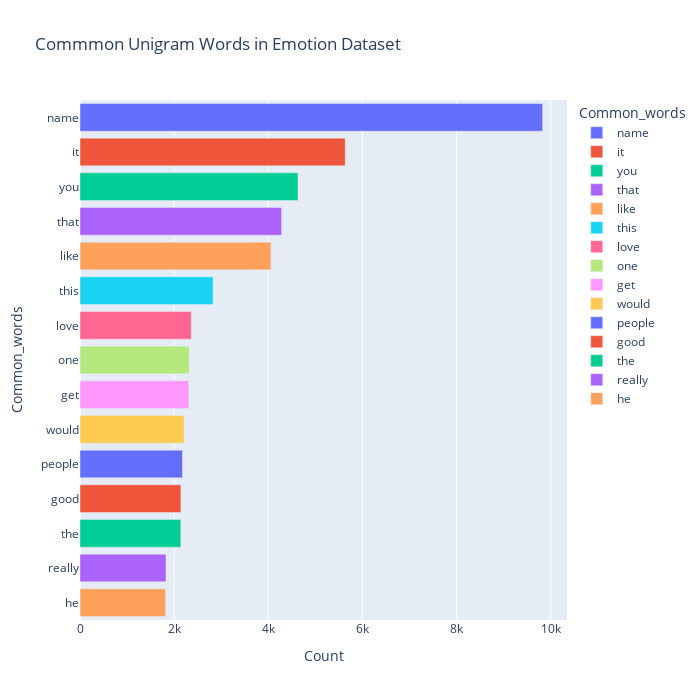

Notebook code for this chart:
### Code cell
unigram_common = top_text(df.text,15,1)
unigram_common = dict(most_common_uni)
unigram_common_df = pd.DataFrame(columns = ["Common_words" , 'Count'])
unigram_common_df["Common_words"] = list(most_common_uni.keys())
unigram_common_df["Count"] = list(most_common_uni.values())
fig = px.bar(temp, x="Count", y="Common_words", title='Commmon Unigram Words in Emotion Dataset', orientation='h', 
             width=700, height=700,color='Common_words')
fig.show()

### Figure 1 — Plotly figure (JSON) as saved in the notebook; plotly's stock layout.template omitted (floating-point values rounded to 4 significant figures)
{"data": [{"alignmentgroup": "True", "hovertemplate": "Common_words=%{y}<br>Count=%{x}<extra></extra>", "legendgroup": "name", "marker": {"color": "#636efa", "pattern": {"shape": ""}}, "name": "name", "offsetgroup": "name", "orientation": "h", "showlegend": true, "textposition": "auto", "type": "bar", "x": [9828], "xaxis": "x", "y": ["name"], "yaxis": "y"}, {"alignmentgroup": "True", "hovertemplate": "Common_words=%{y}<br>Count=%{x}<extra></extra>", "legendgroup": "it", "marker": {"color": "#EF553B", "pattern": {"shape": ""}}, "name": "it", "offsetgroup": "it", "orientation": "h", "showlegend": true, "textposition": "auto", "type": "bar", "x": [5634], "xaxis": "x", "y": ["it"], "yaxis": "y"}, {"alignmentgroup": "True", "hovertemplate": "Common_words=%{y}<br>Count=%{x}<extra></extra>", "legendgroup": "you", "marker": {"color": "#00cc96", "pattern": {"shape": ""}}, "name": "you", "offsetgroup": "you", "orientation": "h", "showlegend": true, "textposition": "auto", "type": "bar", "x": [4631], "xaxis": "x", "y": ["you"], "yaxis": "y"}, {"alignmentgroup": "True", "hovertemplate": "Common_words=%{y}<br>Count=%{x}<extra></extra>", "legendgroup": "that", "marker": {"color": "#ab63fa", "pattern": {"shape": ""}}, "name": "that", "offsetgroup": "that", "orientation": "h", "showlegend": true, "textposition": "auto", "type": "bar", "x": [4283], "xaxis": "x", "y": ["that"], "yaxis": "y"}, {"alignmentgroup": "True", "hovertemplate": "Common_words=%{y}<br>Count=%{x}<extra></extra>", "legendgroup": "like", "marker": {"color": "#FFA15A", "pattern": {"shape": ""}}, "name": "like", "offsetgroup": "like", "orientation": "h", "showlegend": true, "textposition": "auto", "type": "bar", "x": [4057], "xaxis": "x", "y": ["like"], "yaxis": "y"}, {"alignmentgroup": "True", "hovertemplate": "Common_words=%{y}<br>Count=%{x}<extra></extra>", "legendgroup": "this", "marker": {"color": "#19d3f3", "pattern": {"shape": ""}}, "name": "this", "offsetgroup": "this", "orientation": "h", "showlegend": true, "textposition": "auto", "type": "bar", "x": [2826], "xaxis": "x", "y": ["this"], "yaxis": "y"}, {"alignmentgroup": "True", "hovertemplate": "Common_words=%{y}<br>Count=%{x}<extra></extra>", "legendgroup": "love", "marker": {"color": "#FF6692", "pattern": {"shape": ""}}, "name": "love", "offsetgroup": "love", "orientation": "h", "showlegend": true, "textposition": "auto", "type": "bar", "x": [2364], "xaxis": "x", "y": ["love"], "yaxis": "y"}, {"alignmentgroup": "True", "hovertemplate": "Common_words=%{y}<br>Count=%{x}<extra></extra>", "legendgroup": "one", "marker": {"color": "#B6E880", "pattern": {"shape": ""}}, "name": "one", "offsetgroup": "one", "orientation": "h", "showlegend": true, "textposition": "auto", "type": "bar", "x": [2319], "xaxis": "x", "y": ["one"], "yaxis": "y"}, {"alignmentgroup": "True", "hovertemplate": "Common_words=%{y}<br>Count=%{x}<extra></extra>", "legendgroup": "get", "marker": {"color": "#FF97FF", "pattern": {"shape": ""}}, "name": "get", "offsetgroup": "get", "orientation": "h", "showlegend": true, "textposition": "auto", "type": "bar", "x": [2312], "xaxis": "x", "y": ["get"], "yaxis": "y"}, {"alignmentgroup": "True", "hovertemplate": "Common_words=%{y}<br>Count=%{x}<extra></extra>", "legendgroup": "would", "marker": {"color": "#FECB52", "pattern": {"shape": ""}}, "name": "would", "offsetgroup": "would", "orientation": "h", "showlegend": true, "textposition": "auto", "type": "bar", "x": [2211], "xaxis": "x", "y": ["would"], "yaxis": "y"}, {"alignmentgroup": "True", "hovertemplate": "Common_words=%{y}<br>Count=%{x}<extra></extra>", "legendgroup": "people", "marker": {"color": "#636efa", "pattern": {"shape": ""}}, "name": "people", "offsetgroup": "people", "orientation": "h", "showlegend": true, "textposition": "auto", "type": "bar", "x": [2177], "xaxis": "x", "y": ["people"], "yaxis": "y"}, {"alignmentgroup": "True", "hovertemplate": "Common_words=%{y}<br>Count=%{x}<extra></extra>", "legendgroup": "good", "marker": {"color": "#EF553B", "pattern": {"shape": ""}}, "name": "good", "offsetgroup": "good", "orientation": "h", "showlegend": true, "textposition": "auto", "type": "bar", "x": [2143], "xaxis": "x", "y": ["good"], "yaxis": "y"}, {"alignmentgroup": "True", "hovertemplate": "Common_words=%{y}<br>Count=%{x}<extra></extra>", "legendgroup": "the", "marker": {"color": "#00cc96", "pattern": {"shape": ""}}, "name": "the", "offsetgroup": "the", "orientation": "h", "showlegend": true, "textposition": "auto", "type": "bar", "x": [2141], "xaxis": "x", "y": ["the"], "yaxis": "y"}, {"alignmentgroup": "True", "hovertemplate": "Common_words=%{y}<br>Count=%{x}<extra></extra>", "legendgroup": "really", "marker": {"color": "#ab63fa", "pattern": {"shape": ""}}, "name": "really", "offsetgroup": "really", "orientation": "h", "showlegend": true, "textposition": "auto", "type": "bar", "x": [1827], "xaxis": "x", "y": ["really"], "yaxis": "y"}, {"alignmentgroup": "True", "hovertemplate": "Common_words=%{y}<br>Count=%{x}<extra></extra>", "legendgroup": "he", "marker": {"color": "#FFA15A", "pattern": {"shape": ""}}, "name": "he", "offsetgroup": "he", "orientation": "h", "showlegend": true, "textposition": "auto", "type": "bar", "x": [1817], "xaxis": "x", "y": ["he"], "yaxis": "y"}], "layout": {"barmode": "relative", "height": 700, "legend": {"title": {"text": "Common_words"}, "tracegroupgap": 0}, "title": {"text": "Commmon Unigram Words in Emotion Dataset"}, "width": 700, "xaxis": {"anchor": "y", "domain": [0, 1], "title": {"text": "Count"}}, "yaxis": {"anchor": "x", "categoryarray": ["he", "really", "the", "good", "people", "would", "get", "one", "love", "this", "like", "that", "you", "it", "name"], "categoryorder": "array", "domain": [0, 1], "title": {"text": "Common_words"}}}}
